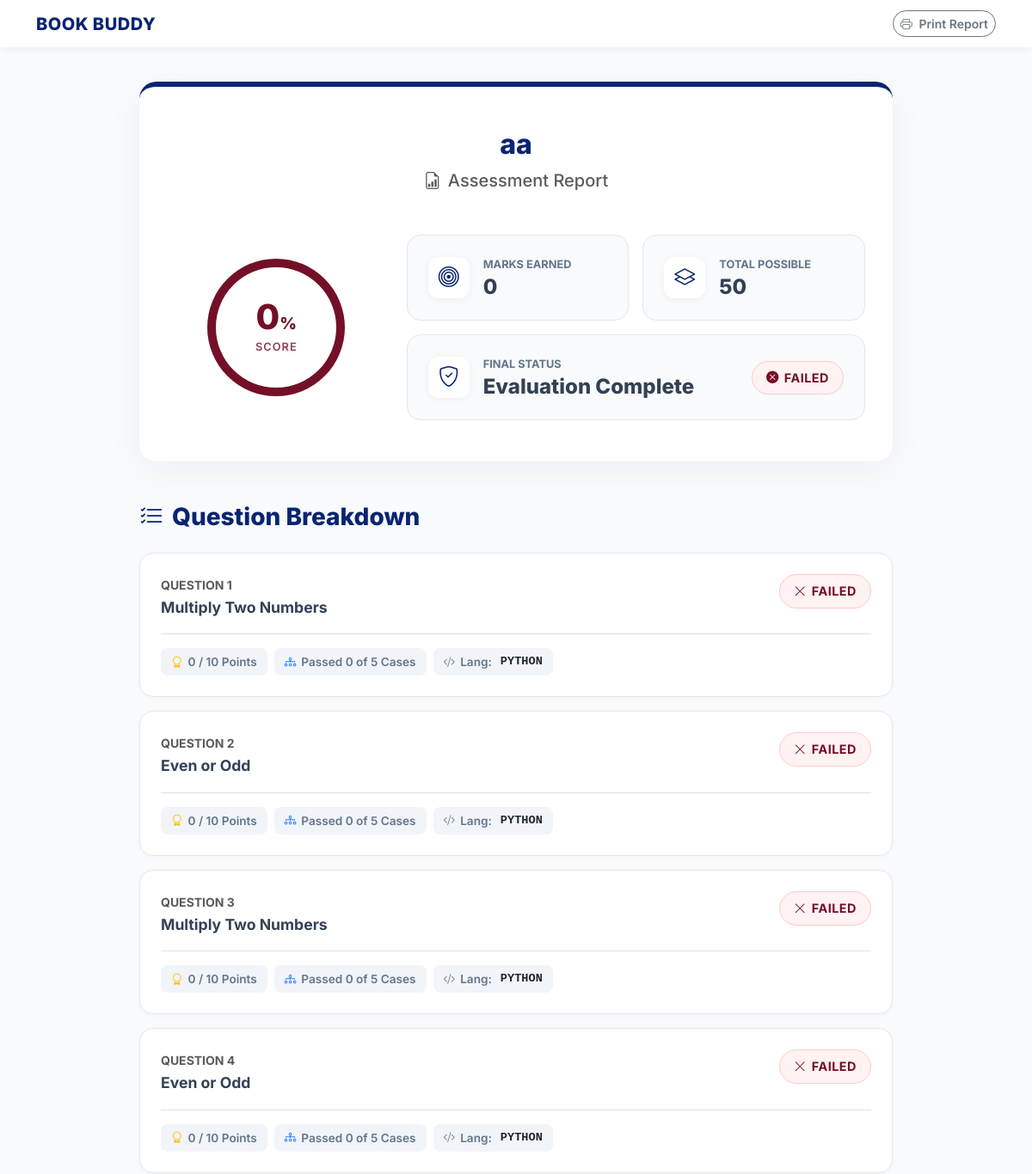
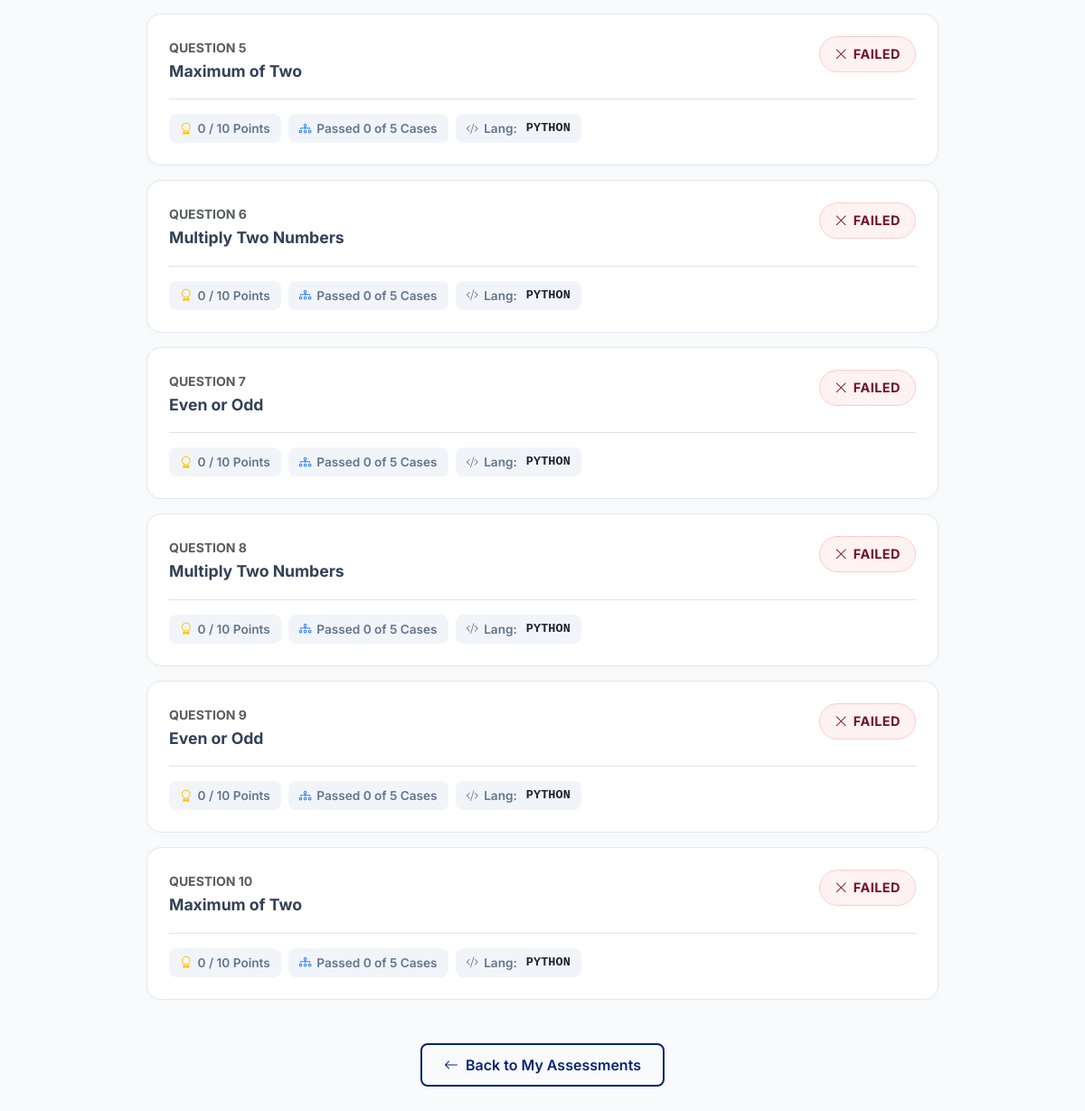
Page /student-results/3 (signed in) on the committed database (2 pictures, top to bottom).
### app.py (models this page shows, shortened)
class Testmaintain(db.Model):
    __tablename__ = 'test_maintain'
    id = db.Column(db.Integer, primary_key=True)
    test_title = db.Column(db.String(50))
    date = db.Column(db.Date)
    start_time = db.Column(db.DateTime)
    end_time = db.Column(db.DateTime)
    status = db.Column(db.String(20), default='draft')
    total_points = db.Column(db.Integer, default=0)
    question_id = db.Column(db.Integer, db.ForeignKey('question.id'), nullable=False)

class TestResult(db.Model):
    id = db.Column(db.Integer, primary_key=True)
    student_id = db.Column(db.Integer, db.ForeignKey('student.id'), nullable=False)
    test_id = db.Column(db.Integer, db.ForeignKey('test_maintain.id'), nullable=False)
    total_marks_obtained = db.Column(db.Integer, default=0)
    total_marks_possible = db.Column(db.Integer, default=0)
    percentage = db.Column(db.Float, default=0)
    status = db.Column(db.String(20), default='attempted')
    entry_time = db.Column(db.DateTime, default=ist_now) # Forced IST
    exit_time = db.Column(db.DateTime)
    submitted_at = db.Column(db.DateTime, default=ist_now) # Forced IST
    student = db.relationship('Student', backref='test_results')
    test = db.relationship('Testmaintain', backref='results')

class Submission(db.Model):
    id = db.Column(db.Integer, primary_key=True)
    code = db.Column(db.Text, nullable=False)
    language = db.Column(db.String(20))
    status = db.Column(db.String(20))
    timestamp = db.Column(db.DateTime, default=ist_now) # Forced IST
    marks_obtained = db.Column(db.Integer, default=0)
    total_marks = db.Column(db.Integer, default=0)
    test_cases_passed = db.Column(db.Integer, default=0)
    total_test_cases = db.Column(db.Integer, default=0)
    student_id = db.Column(db.Integer, db.ForeignKey('student.id'), nullable=False)
    question_id = db.Column(db.Integer, db.ForeignKey('question.id'), nullable=False)
    test_id = db.Column(db.Integer, db.ForeignKey('test_maintain.id'), nullable=True)
    student = db.relationship('Student', backref='submissions')
    question = db.relationship('Question', backref='submissions')
    test = db.relationship('Testmaintain', backref='submissions')

class Question(db.Model):
    id = db.Column(db.Integer, primary_key=True)
    question_id = db.Column(db.String(20))
    title = db.Column(db.String(200))
    description = db.Column(db.Text)
    input_format = db.Column(db.Text)
    output_format = db.Column(db.Text)
    constraints = db.Column(db.Text)
    explanation = db.Column(db.Text)
    difficulty = db.Column(db.String(20))
    test_cases = db.relationship('TestCase', backref='question', lazy=True, cascade='all, delete-orphan')

### app.py (the view)
@app.route('/student-results/<int:test_id>')
@login_required
def student_results(test_id):
    test = Testmaintain.query.get_or_404(test_id)
    result = TestResult.query.filter_by(test_id=test_id, student_id=current_user.id).first()
    submissions = Submission.query.filter_by(test_id=test_id, student_id=current_user.id).all()
    return render_template('student_results.html', test=test, result=result, submissions=submissions)

### app.py (called while the page is built)
def ist_now():
    return datetime.now(IST_TZ).replace(tzinfo=None)

@app.context_processor
def inject_now():
    return {'now': ist_now()}

@login_manager.user_loader
def load_user(user_id):
    student = Student.query.get(int(user_id))
    if student:
        return student
    return User.query.get(int(user_id))

### templates/student_results.html (shortened to what this page needs)
<!DOCTYPE html>
<html lang="en">
<head>
    <link href="https://cdn.jsdelivr.net/npm/bootstrap@5.3.0/dist/css/bootstrap.min.css" rel="stylesheet">
    <link rel="stylesheet" href="https://cdn.jsdelivr.net/npm/bootstrap-icons@1.11.1/font/bootstrap-icons.css">
</head>
<body>
    <nav class="navbar sticky-top">
        <div class="container d-flex justify-content-between align-items-center">
            <a class="brand-wrapper" href="/">
                <h2 class="brand-name d-none d-sm-block">BOOK BUDDY</h2>
            </a>
            <div class="d-flex align-items-center gap-3">
                <button onclick="window.print()" class="btn btn-outline-secondary btn-sm rounded-pill fw-semibold print-hide">
                    <i class="bi bi-printer me-1"></i> Print Report
                </button>
            </div>
        </div>
    </nav>
    <div class="container" style="max-width: 900px;">
        <div class="result-hero-card">
            <div class="text-center page-header mb-5">
                <h1>{{ test.test_title }}</h1>
                <p class="text-muted fw-medium fs-5"><i class="bi bi-file-earmark-bar-graph me-2"></i>Assessment Report</p>
            </div>
            {% if result %}
            <div class="row align-items-center g-4">
                <div class="col-md-4 text-center">
                    <div class="score-circle-wrapper">
                        <div class="score-circle
                            {% if result.percentage >= 70 %}score-high
                            {% elif result.percentage >= 40 %}score-medium
                            {% else %}score-low{% endif %}">
                            <span class="score-value">{{ "%.0f"|format(result.percentage) }}<small style="font-size: 1.2rem;">%</small></span>
                            <span class="score-label">Score</span>
                        </div>
                    </div>
                </div>
                <div class="col-md-8">
                    <div class="row g-3">
                        <div class="col-sm-6">
                            <div class="stat-box">
                                <div class="stat-icon"><i class="bi bi-bullseye"></i></div>
                                <div class="stat-content">
                                    <label>Marks Earned</label>
                                    <h3>{{ result.total_marks_obtained }}</h3>
                                </div>
                            </div>
                        </div>
                        <div class="col-sm-6">
                            <div class="stat-box">
                                <div class="stat-icon"><i class="bi bi-layers"></i></div>
                                <div class="stat-content">
                                    <label>Total Possible</label>
                                    <h3>{{ result.total_marks_possible }}</h3>
                                </div>
                            </div>
                        </div>
                        <div class="col-12">
                            <div class="stat-box justify-content-between">
                                <div class="d-flex align-items-center gap-3">
                                    <div class="stat-icon"><i class="bi bi-shield-check"></i></div>
                                    <div class="stat-content">
                                        <label>Final Status</label>
                                        <h3 class="d-none d-sm-block">Evaluation Complete</h3>
                                    </div>
                                </div>
                                <span class="status-badge {% if result.status == 'passed' %}status-passed{% else %}status-failed{% endif %}">
                                    {% if result.status == 'passed' %}
                                        <i class="bi bi-check-circle-fill"></i> PASSED
                                    {% else %}
                                        <i class="bi bi-x-circle-fill"></i> FAILED
                                    {% endif %}
                                </span>
                            </div>
                        </div>
                    </div>
                </div>
            </div>
            {% endif %}
        </div>
        {% if result %}
        <div class="mt-5">
            <h3 class="section-title"><i class="bi bi-list-check"></i> Question Breakdown</h3>
            {% for submission in submissions %}
            <div class="submission-card">
                <div class="d-flex flex-column flex-md-row justify-content-between align-items-md-start gap-3 mb-3">
                    <div>
                        <span class="text-muted fw-bold small text-uppercase letter-spacing-1">Question {{ loop.index }}</span>
                        <h4 class="q-title mt-1">{{ submission.question.title }}</h4>
                    </div>
                    <span class="status-badge {% if submission.status == 'Accepted' %}status-passed{% else %}status-failed{% endif %}">
                        {% if submission.status == 'Accepted' %}
                            <i class="bi bi-check2"></i> Accepted
                        {% else %}
                            <i class="bi bi-x-lg"></i> Failed
                        {% endif %}
                    </span>
                </div>
                <div class="d-flex flex-wrap gap-2 mt-3 pt-3 border-top">
                    <div class="metric-pill">
                        <i class="bi bi-award text-warning"></i>
                        {{ submission.marks_obtained }} / {{ submission.total_marks }} Points
                    </div>
                    <div class="metric-pill">
                        <i class="bi bi-diagram-3 text-primary"></i>
                        Passed {{ submission.test_cases_passed }} of {{ submission.total_test_cases }} Cases
                    </div>
                    <div class="metric-pill">
                        <i class="bi bi-code-slash text-secondary"></i>
                        Lang: <span class="text-dark font-monospace ms-1">{{ submission.language|upper }}</span>
                    </div>
                </div>
            </div>
            {% endfor %}
        </div>
        {% endif %}
        <div class="text-center mt-5 mb-4 print-hide">
            <a href="{{ url_for('student_test', id=current_user.id) }}" class="btn btn-outline-navy">
                <i class="bi bi-arrow-left me-2"></i>Back to My Assessments
            </a>
        </div>
    </div>
</body>
</html>

### templates/student_results.html (style rules this page uses)
:root { --brand-navy: #0A2472; --brand-crimson: #740f28; --brand-white: #ffffff; --bg-light: #f8fafc; --text-main: #334155; --text-muted: #64748b; --border-color: #e2e8f0; --success-color: #059669; --success-bg: #ecfdf5; --warning-color: #d97706; --warning-bg: #fffbeb; --danger-color: #dc2626; --danger-bg: #fef2f2; }
body { font-family: 'Inter', sans-serif; background-color: var(--bg-light); color: var(--text-main); padding-bottom: 50px; }
.navbar { background-color: var(--brand-white); box-shadow: 0 2px 10px rgba(0, 0, 0, 0.05); padding: 12px 0; margin-bottom: 40px; }
.brand-wrapper { display: flex; align-items: center; gap: 12px; text-decoration: none; }
.brand-name { margin: 0; font-size: 1.25rem; font-weight: 800; color: var(--brand-navy); letter-spacing: 0.5px; }
.result-hero-card { background: var(--brand-white); border-radius: 20px; padding: 3rem 2rem; box-shadow: 0 10px 40px rgba(10, 36, 114, 0.05); border-top: 6px solid var(--brand-navy); margin-bottom: 2rem; }
.page-header h1 { color: var(--brand-navy); font-weight: 800; font-size: 2rem; margin-bottom: 0.5rem; }
.score-circle-wrapper { position: relative; width: 160px; height: 160px; margin: 0 auto; }
.score-circle { width: 100%; height: 100%; border-radius: 50%; display: flex; flex-direction: column; align-items: center; justify-content: center; box-shadow: inset 0 0 0 10px rgba(0,0,0,0.05); background: var(--brand-white); position: relative; z-index: 2; }
.score-value { font-size: 2.5rem; font-weight: 800; line-height: 1; }
.score-label { font-size: 0.8rem; font-weight: 600; text-transform: uppercase; letter-spacing: 1px; margin-top: 5px; opacity: 0.8; }
.score-low { color: var(--brand-crimson); box-shadow: inset 0 0 0 10px var(--brand-crimson); }
.stat-box { background: #f8fafc; border: 1px solid var(--border-color); border-radius: 16px; padding: 1.5rem; height: 100%; display: flex; align-items: center; gap: 1rem; transition: transform 0.2s; }
.stat-icon { width: 48px; height: 48px; border-radius: 12px; display: flex; align-items: center; justify-content: center; font-size: 1.5rem; background: var(--brand-white); box-shadow: 0 2px 8px rgba(0,0,0,0.05); color: var(--brand-navy); }
.stat-content label { display: block; font-size: 0.8rem; text-transform: uppercase; font-weight: 700; color: var(--text-muted); margin-bottom: 2px; }
.stat-content h3 { margin: 0; font-size: 1.5rem; font-weight: 800; color: var(--text-main); }
.status-badge { padding: 8px 16px; border-radius: 30px; font-size: 0.9rem; font-weight: 700; display: inline-flex; align-items: center; gap: 6px; text-transform: uppercase; letter-spacing: 0.5px; }
.status-failed { background: var(--danger-bg); color: var(--brand-crimson); border: 1px solid #fecaca; }
.section-title { color: var(--brand-navy); font-weight: 800; margin-bottom: 1.5rem; display: flex; align-items: center; gap: 10px; }
.submission-card { background: var(--brand-white); border: 1px solid var(--border-color); border-radius: 16px; padding: 1.5rem; margin-bottom: 1rem; box-shadow: 0 2px 10px rgba(0,0,0,0.02); transition: all 0.2s; }
.q-title { font-size: 1.1rem; font-weight: 700; color: var(--text-main); margin-bottom: 0.25rem; }
.metric-pill { display: inline-flex; align-items: center; gap: 6px; background: #f1f5f9; color: var(--text-muted); padding: 6px 12px; border-radius: 8px; font-size: 0.85rem; font-weight: 600; }
.btn-outline-navy { color: var(--brand-navy); border: 2px solid var(--brand-navy); padding: 10px 24px; border-radius: 8px; font-weight: 600; transition: all 0.2s; background: transparent; }

### rows in the picture
Testmaintain: test_title "aa"
TestResult: percentage "0", total_marks_obtained "0", total_marks_possible "50"
Submission: question "Multiply Two Numbers", status "FAILED", marks_obtained "0", total_marks "10", test_cases_passed "0", total_test_cases "5", language "PYTHON"
Submission: question "Even or Odd", status "FAILED", marks_obtained "0", total_marks "10", test_cases_passed "0", total_test_cases "5", language "PYTHON"
Submission: question "Multiply Two Numbers", status "FAILED", marks_obtained "0", total_marks "10", test_cases_passed "0", total_test_cases "5", language "PYTHON"
Submission: question "Even or Odd", status "FAILED", marks_obtained "0", total_marks "10", test_cases_passed "0", total_test_cases "5", language "PYTHON"
Submission: question "Maximum of Two", status "FAILED", marks_obtained "0", total_marks "10", test_cases_passed "0", total_test_cases "5", language "PYTHON"
Submission: question "Multiply Two Numbers", status "FAILED", marks_obtained "0", total_marks "10", test_cases_passed "0", total_test_cases "5", language "PYTHON"
Submission: question "Even or Odd", status "FAILED", marks_obtained "0", total_marks "10", test_cases_passed "0", total_test_cases "5", language "PYTHON"
Submission: question "Multiply Two Numbers", status "FAILED", marks_obtained "0", total_marks "10", test_cases_passed "0", total_test_cases "5", language "PYTHON"
Submission: question "Even or Odd", status "FAILED", marks_obtained "0", total_marks "10", test_cases_passed "0", total_test_cases "5", language "PYTHON"
Submission: question "Maximum of Two", status "FAILED", marks_obtained "0", total_marks "10", test_cases_passed "0", total_test_cases "5", language "PYTHON"
